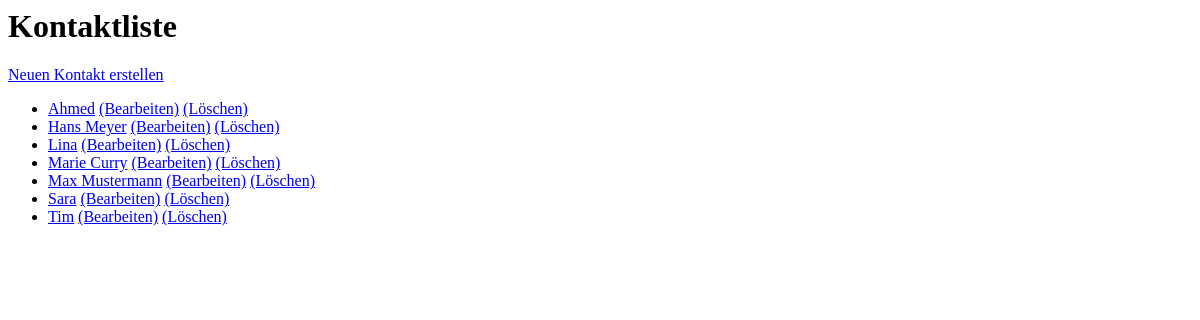
The page /contacts/ on the database as committed earlier.
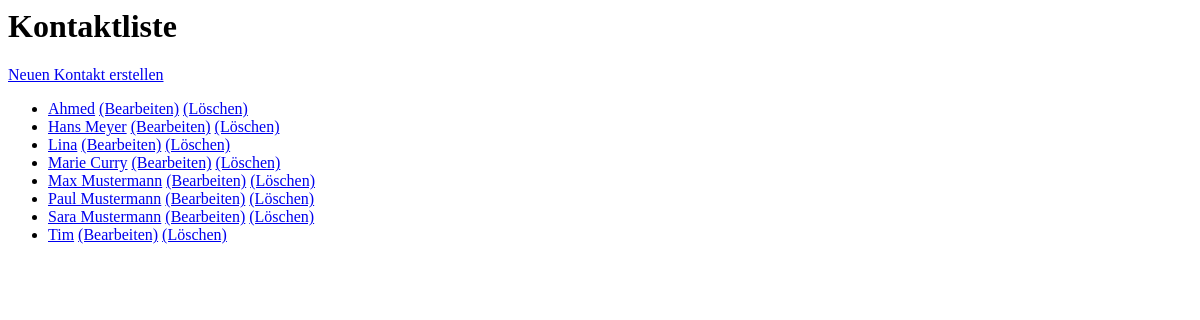
The same page on the database as committed later.
### contacts/models.py (models this page shows, shortened)
class Contact(models.Model):
    name = models.CharField(max_length=100)
    phone = models.CharField(max_length=20)
    email = models.EmailField()

### contacts/views.py (the view)
# urls.py: path('', views.contact_list, name='contact_list'),  # die Liste aller Kontakte
def contact_list(request):
    contacts = Contact.objects.all().order_by('name')  # Liste der Kontakte nach Namen sortiert
    contact_names = []
    i = 0
    limit = 10
    while i < limit and i < len(contacts):
        contact_names.append(contacts[i].name)
        i += 1
    return render(request, 'contacts/contact_list.html', {'contacts': contacts[:limit], 'contact_names': contact_names})

### contacts/templates/contacts/contact_list.html
<h1>Kontaktliste</h1>
<a href="{% url 'contact_create' %}">Neuen Kontakt erstellen</a>
<ul>
    {% for contact in contacts %}
        <li>
            <a href="{% url 'contact_detail' contact.id %}">{{ contact.name }}</a>
            <a href="{% url 'contact_edit' contact.id %}">(Bearbeiten)</a>
            <a href="{% url 'delete_contact' contact.id %}">(Löschen)</a>
        </li>
    {% endfor %}
</ul>

Rows that differ between the two databases and show on the page:
added Contact: name "Paul Mustermann"
changed Contact: name "Sara" → "Sara Mustermann"
